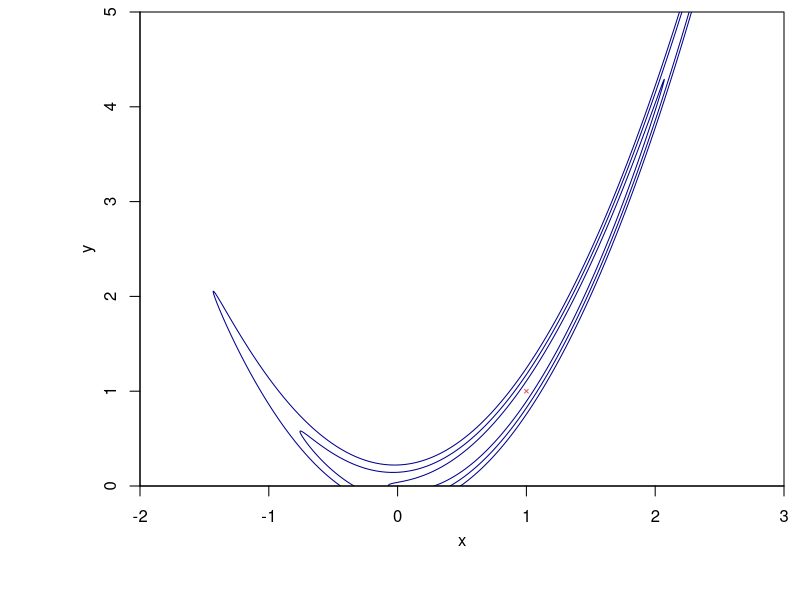
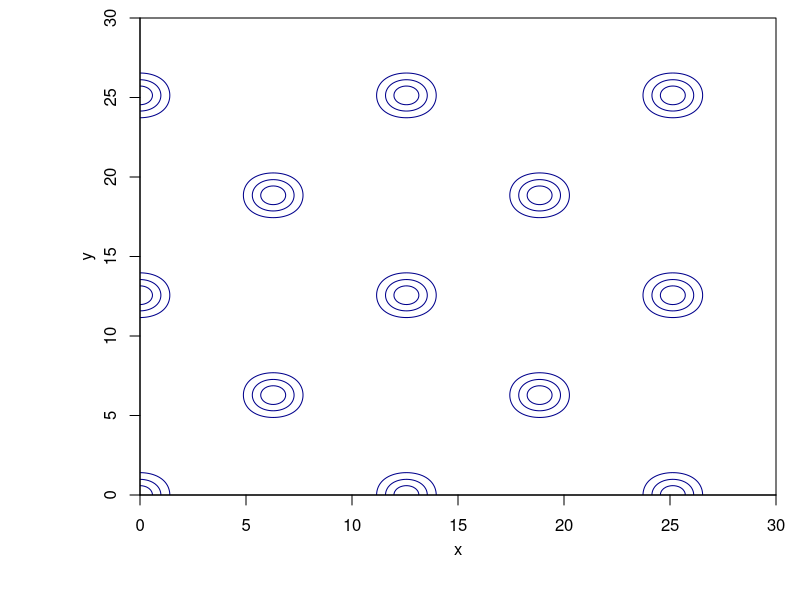
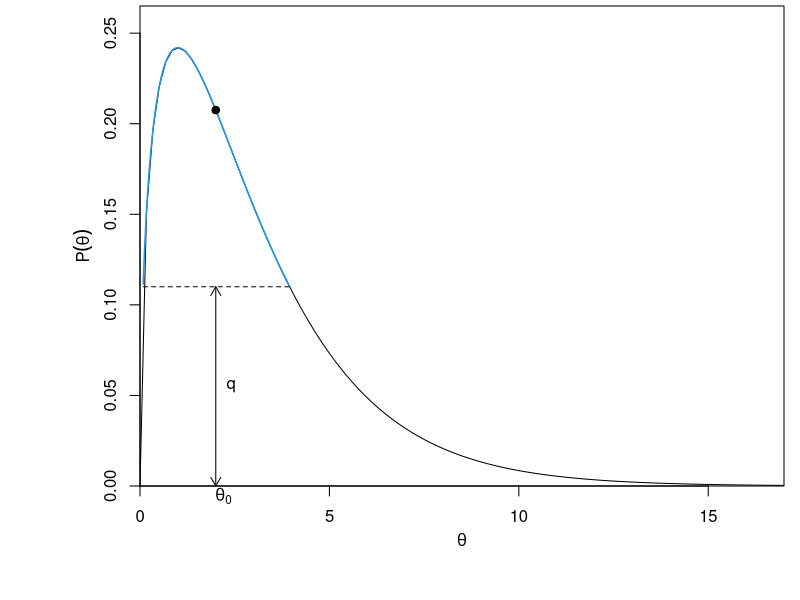
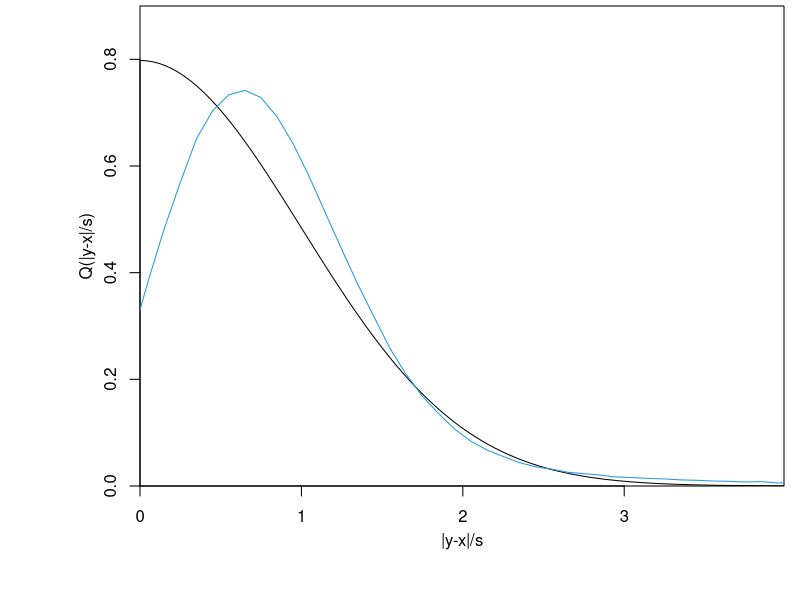
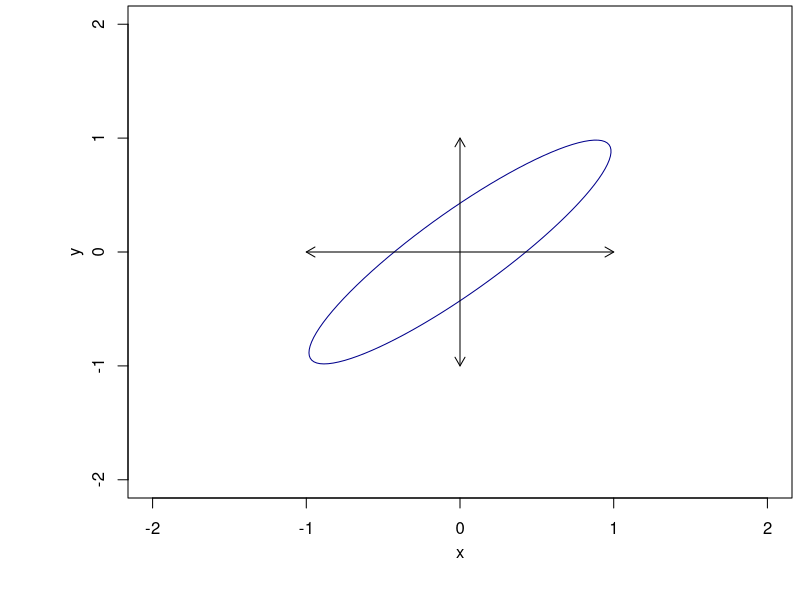
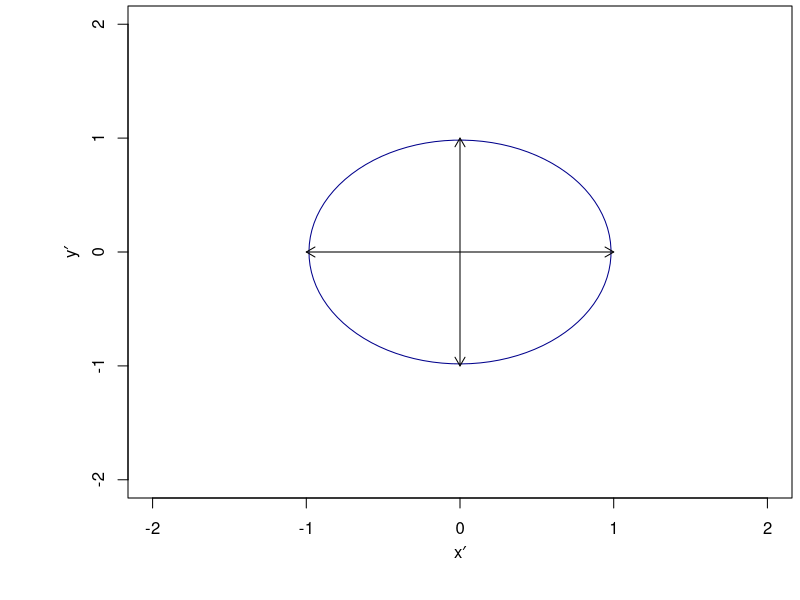
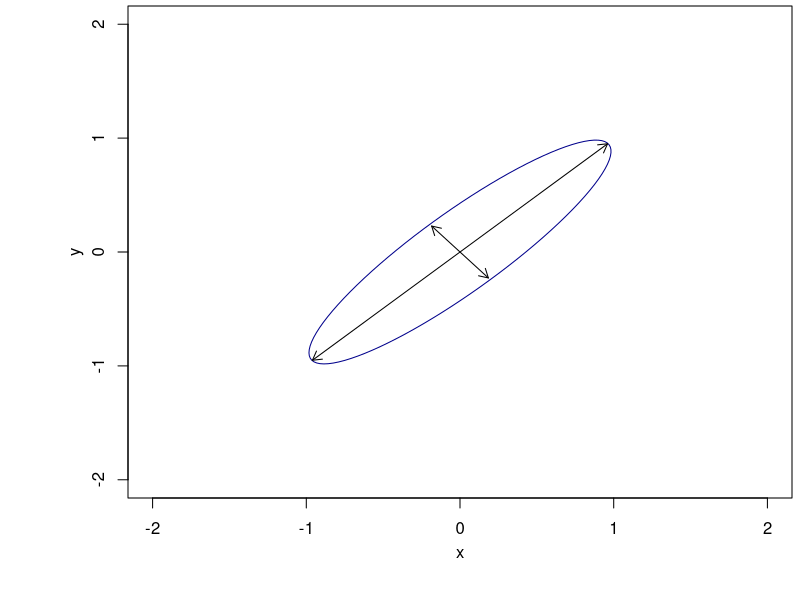
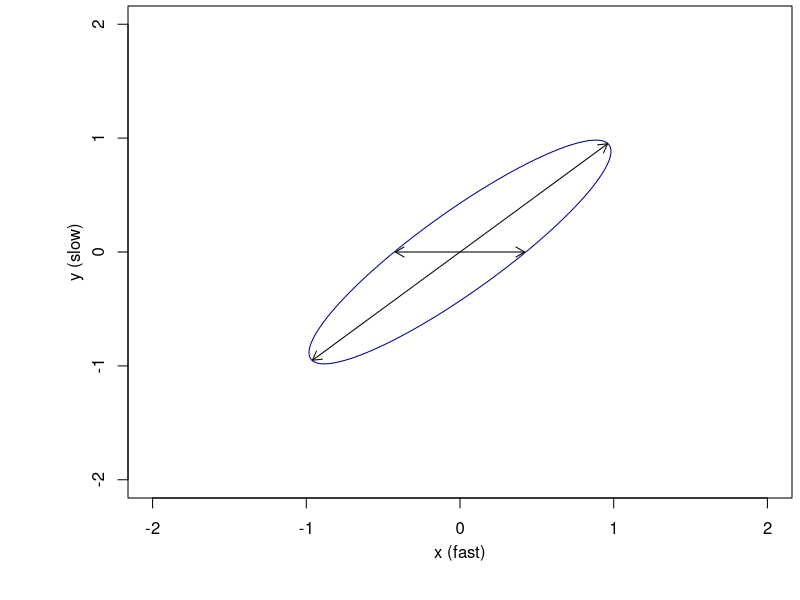

Reproduce these figures in R, in order. (Note: this script raises an error after producing the figures.)
require(ellipse)
open.png = function(name, width=3.05, height=2.8, units='in', resolution=300, points=9, xmin=0.15,xmax=0.99,ymin=0.17,ymax=0.99,plt=c(xmin,xmax,ymin,ymax), mgp=c(2.2,1,0), pch=".", ...) {
 png(name, width=width, height=height, pointsize=points, units=units, res=resolution)
 par(plt=plt, mgp=mgp, pch=pch, ...)
}
blue.shading = c("#89BAF5", "#DEEBFA")

Rosenbrock.lnP = function(x, y, a=1.0, b=100.0) -( (a-x)^2 + b*(y-x^2)^2 )
ros = expand.grid(x=seq(-2, 3, 0.0025), y=seq(0, 5, 0.0025))
ros$z = Rosenbrock.lnP(ros$x, ros$y)

eggbox.lnP = function(x,y) (2.0 + cos(0.5*x)*cos(0.5*y))^3
egg = expand.grid(x=seq(0, 30, 0.1), y=seq(0, 30, 0.1))
egg$z = eggbox.lnP(egg$x, egg$y)

open.png('mc2_rosenbrock.png', resolution=200, height=2.5, xmin=0.175, ymin=0.19, xmax=0.98, ymax=0.98)
par(xaxs='i', yaxs='i')
contour(unique(ros$x), unique(ros$y), -2*matrix(ros$z, length(unique(ros$y))), lev=qchisq(pchisq((1:3)^2, 1), 2), col='darkblue', drawlabels=F, xlab='x', ylab='y')
points(ros[which.max(ros$z),1:2], col=2, pch=4, cex=0.5)
dev.off()

open.png('mc2_eggbox.png', resolution=200, height=2.8, xmin=0.175, ymin=0.175, xmax=0.97, ymax=0.97)
par(xaxs='i', yaxs='i')
contour(unique(egg$x), unique(egg$y), -2*matrix(egg$z-max(egg$z), length(unique(egg$y))), lev=qchisq(pchisq((1:3)^2, 1), 2), col='darkblue', drawlabels=F, xlab='x', ylab='y')
dev.off()

open.png('mc2_slice.png', resolution=200, height=2.5, xmin=0.175, ymin=0.19, xmax=0.98)
par(xaxs='i', yaxs='i')
plot(1, 1, type='n', axes=F, xlim=c(0, 17), ylim=c(0, 0.265), xlab=expression(theta), ylab=expression(P(theta)))
curve(dchisq(x,3), add=T)
xx = seq(0, 5, len=1000)
yy = dchisq(xx,3)
j = which(yy >= 0.11)
points(xx[j], yy[j], type='l', col=4, lwd=1.5)
segments(xx[j][1], 0.11, x1=xx[rev(j)][1], lty=2)
##polygon(xx, dchisq(xx,3), col=blue.shading[2], border=4)
points(2, dchisq(2,3), pch=19)
axis(1)
axis(2)
box()
mtext(expression(theta[0]), 1, at=2.2, line=0.1)
arrows(2, 0, y1=0.11, code=3, length=0.1)
text(2.4, 0.055, 'q')
dev.off()

yy = c(rexp(300000), sqrt(rchisq(600000, 2)/2))
h = hist(yy, breaks=100, plot=F)
open.png('mc2_steplength.png', resolution=200, height=2.5, xmin=0.175, ymin=0.19, xmax=0.98)
par(xaxs='i', yaxs='i')
plot(1, 1, type='n', xlim=c(0, 3.99), ylim=c(0, 0.9), xlab='|y-x|/s', ylab='Q(|y-x|/s)')
curve(2*dnorm(x), add=T)
points(c(0, h$mids), c(0.33, h$density), type='l', col=4)
dev.off()

open.png('mc2_reparam0.png', resolution=200, xmin=0.16)
plot(ellipse(0.9, lev=pchisq(0.25,1)), type='l', col='darkblue', xlab='x', ylab='y', xlim=c(-2,2), ylim=c(-2,2))
arrows(-1, 0, x1=1, length=0.1, code=3)
arrows(0, -1, y1=1, length=0.1, code=3)
dev.off()

open.png('mc2_reparam1.png', resolution=200, xmin=0.16)
plot(ellipse(0, lev=pchisq(0.25,1)), type='l', col='darkblue', xlab=expression(x*minute), ylab=expression(y*minute), xlim=c(-2,2), ylim=c(-2,2))
arrows(-1, 0, x1=1, length=0.1, code=3)
arrows(0, -1, y1=1, length=0.1, code=3)
dev.off()

open.png('mc2_reparam2.png', resolution=200, xmin=0.16)
plot(ellipse(0.9, lev=pchisq(0.25,1)), type='l', col='darkblue', xlab='x', ylab='y', xlim=c(-2,2), ylim=c(-2,2))
y = 0.96
arrows(-y, -y*0.99, x1=y, y1=y*0.99, length=0.1, code=3)
y = 0.217
arrows(y*0.85, -y*1.05, x1=-y*0.85, y1=y*1.05, length=0.1, code=3)
dev.off()

open.png('mc2_reparam3.png', resolution=200, xmin=0.16)
plot(ellipse(0.9, lev=pchisq(0.25,1)), type='l', col='darkblue', xlab='x (fast)', ylab='y (slow)', xlim=c(-2,2), ylim=c(-2,2))
y = 0.96
arrows(-y, -y*0.99, x1=y, y1=y*0.99, length=0.1, code=3)
y = 0.42
arrows(-y, 0, x1=y, length=0.1, code=3)
dev.off()



post = function(x, y, sx=1, sy=1, r=-0.75) -0.5/(1-r^2)*( (x/sx)^2 + (y/sy)^2 -2*r*(x/sx)*(y/sy) ) 

metro = matrix(NA, 1000, 2)
metro[1,] = c(3,3)
lnp = post(metro[1,1], metro[1,2])
for (i in 2:nrow(metro)) {
    prop = metro[i-1,] + rnorm(ncol(metro), 0, 0.5)
    lnp.prop = post(prop[1], prop[2])
    if (log(runif(1)) <= lnp.prop-lnp) {
        lnp = lnp.prop
        metro[i,] = prop
    } else {
        metro[i,] = metro[i-1,]
    }
}

gibbs = metro
r = -0.75; sx=1; sy=1
for (i in 2:nrow(gibbs)) {
    if (i %% 2 == 0) {
        gibbs[i,] = c(rnorm(1, r*sx/sy*gibbs[i-1,2], sx*sqrt(1-r^2)), gibbs[i-1,2])
    } else {
        gibbs[i,] = c(gibbs[i-1,1], rnorm(1, r*sy/sx*gibbs[i,1], sy*sqrt(1-r^2)))
    }
}

open.png('mc2_metro.png', resolution=200, height=2.5, xmin=0.16, ymin=0.19)
j = 1:26
plot(metro[j,1], metro[j,2], col=cmap.blue.red(stretch(j)), pch=20, xlim=c(-4,4), ylim=c(-4,4), xlab=expression(theta[1]), ylab=expression(theta[2]))
segments(metro[j[-length(j)],1], metro[j[-length(j)],2], x1=metro[j[-1],1], y1=metro[j[-1],2], col=cmap.blue.red(stretch(j)))
points(ellipse(-0.75, lev=pchisq(1,1)), type='l', col=1)
points(ellipse(-0.75, lev=pchisq(4,1)), type='l', col=1)
dev.off()

open.png('mc2_gibbs.png', resolution=200, height=2.5, xmin=0.16, ymin=0.19)
j = seq(1,51,2)
plot(gibbs[j,1], gibbs[j,2], col=cmap.blue.red(stretch(j)), pch=20, xlim=c(-4,4), ylim=c(-4,4), xlab=expression(theta[1]), ylab=expression(theta[2]))
j = 1:51
segments(gibbs[j[-length(j)],1], gibbs[j[-length(j)],2], x1=gibbs[j[-1],1], y1=gibbs[j[-1],2], col=cmap.blue.red(stretch(j)))
points(ellipse(-0.75, lev=pchisq(1,1)), type='l', col=1)
points(ellipse(-0.75, lev=pchisq(4,1)), type='l', col=1)
dev.off()
